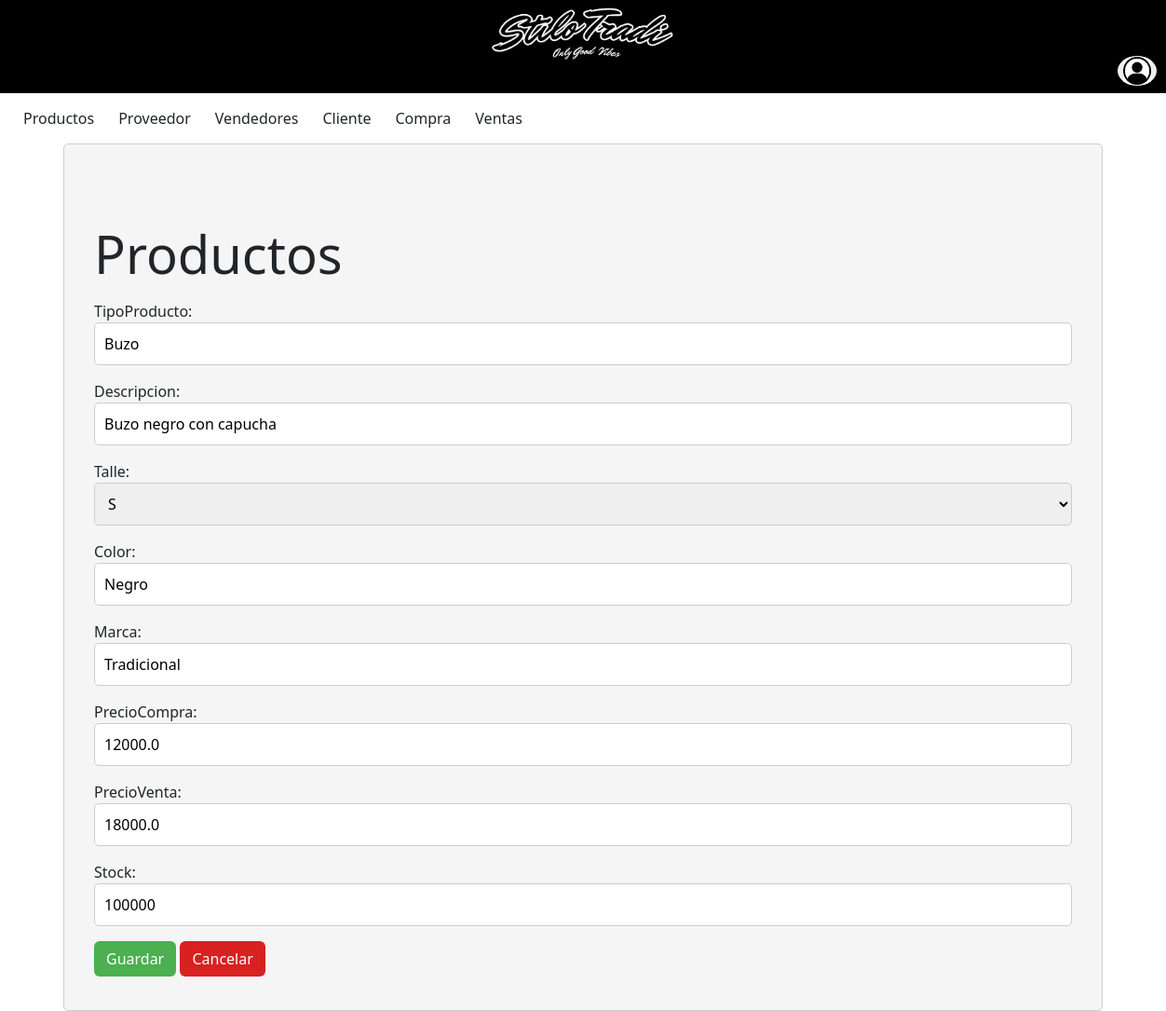
Page /producto/ProductoModif/3/ on the committed database.
### miAplicacion/models.py (models this page shows, shortened)
class Producto(models.Model):
    TipoProducto = models.CharField (max_length=50)
    Descripcion = models.CharField (max_length=50)
    Talle = models.CharField (max_length=50, choices=[('S', 'S' ),('M','M'),('L','L'),('XL','XL'),('XXL','XXL')])
    Color = models.CharField (max_length=50)
    Marca = models.CharField (max_length=50)
    PrecioCompra = models.FloatField ()
    PrecioVenta = models.FloatField ()
    Stock = models.IntegerField ()
    class Meta:
        ordering = ['TipoProducto', 'Descripcion']

### miAplicacion/views.py (the view)
# urls.py: path('producto/ProductoModif/<int:pk>/', views.ProductoModif.as_view(), name='ProductoModif'),
class ProductoModif(UpdateView):
    model = Producto
    form_class = ProductosForm
    template_name = 'frmProductos.html'
    success_url = reverse_lazy('producto')

### miAplicacion/forms.py
class ProductosForm(forms.ModelForm):
    class Meta:
        model = Producto
        fields = '__all__'
        widges = {
            'TipoProducto': forms.TextInput(attrs={'class': 'form-control'}),
            'Descripcion': forms.TextInput(attrs={'class': 'form-control'}),
            'Talle': forms.TextInput(attrs={'class': 'form-control'}),
            'Color': forms.TextInput(attrs={'class': 'form-control'}),
            'Marca': forms.TextInput(attrs={'class': 'form-control'}),
            'PrecioCompra': forms.NumberInput(attrs={'class': 'form-control', 'type': 'float'}),
            'PrecioVenta': forms.NumberInput(attrs={'class': 'form-control'}),
            'Stock': forms.NumberInput(attrs={'class': 'form-control'}),
        }

### miProyecto/templates/frmProductos.html (shortened to what this page needs)
{% extends 'base.html' %}
{% load static %}
{% block content %}
<div class="mi-contenedor">
    <div class="container mt-5">
        <div class="row">
            <h3 class="display-4 my-3">Productos</h3>
            <form method="POST" enctype="multipart/form-data" class="form" >
                {{ form.as_p }}
                <button class="btn custom-btn-aceptar" type="submit"  >Guardar</button>
                <a class="btn custom-btn-cancelar" href="/producto/ProductoLista">Cancelar</a>
            </form>
        </div>
    </div>
</div>
{% endblock %}

### miProyecto/static/estilos.css (style rules this page uses)
body { margin: 0; padding: 0; }
.mi-contenedor { background-color: #f5f5f5; padding: 20px; border: 1px solid #ccc; border-radius: 5px; }
input, select, textarea { width: 100%; margin: 5px 0; padding: 10px; border: 1px solid #ccc; border-radius: 5px; }
.btn.custom-btn-aceptar { background-color: #4CAF50; color:#ffffff; }
.btn.custom-btn-cancelar { background-color: rgb(216, 33, 33); color:#ffffff; }

### rows in the picture
Producto: TipoProducto "Buzo", Descripcion "Buzo negro con capucha", Talle "S", Color "Negro", Marca "Tradicional", PrecioCompra "12000.0", PrecioVenta "18000.0", Stock "100000"
